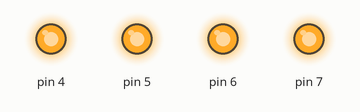
Simulated run of this sketch. Board: Arduino Uno, built with avr-gcc and run on an emulated ATmega328P. Shown: output pins drawn as LEDs (lit = HIGH).

Above: at 0.2 s.
At 1.12 s:
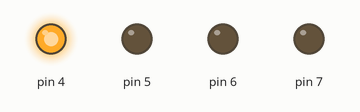
At 1.37 s:
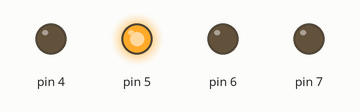
At 1.62 s:
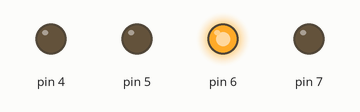
At 2.7 s:
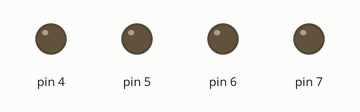
At 3.87 s:
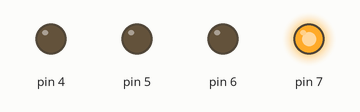
Timing chart, 0 to 4.6 s (numbered marks = the images above):
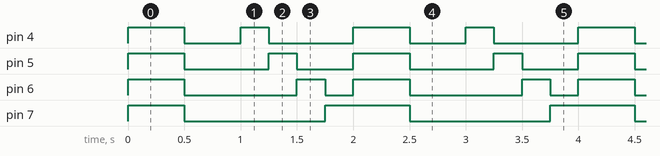

Measured:
- by itself, pin 4: repeats every 2.0 s: LOW 0.50 s, HIGH 0.25 s, LOW 0.75 s, HIGH 0.50 s
- by itself, pin 5: repeats every 2.0 s: LOW 0.75 s, HIGH 0.25 s, LOW 0.50 s, HIGH 0.50 s
- by itself, pin 6: repeats every 2.0 s: LOW 1.0 s, HIGH 0.25 s, LOW 0.25 s, HIGH 0.50 s
- by itself, pin 7: repeats every 2.0 s: LOW 1.3 s, HIGH 0.75 s

The sketch:

Functions_circle_flash.ino
```cpp
void setup() {
pinMode(4,OUTPUT);
pinMode(5,OUTPUT);
pinMode(6,OUTPUT);
pinMode(7,OUTPUT);
}

void circle(){
  digitalWrite(4,HIGH);
  delay(250);
  digitalWrite(4,LOW);
  digitalWrite(5,HIGH);
  delay(250);
  digitalWrite(5,LOW);
  digitalWrite(6,HIGH);
  delay(250);
  digitalWrite(6,LOW);
  digitalWrite(7,HIGH);
  delay(250);
  digitalWrite(7,LOW);
}

void on(){
  digitalWrite(4,HIGH);
  digitalWrite(5,HIGH);
  digitalWrite(6,HIGH);
  digitalWrite(7,HIGH);
}

void off(){
  digitalWrite(4,LOW);
  digitalWrite(5,LOW);
  digitalWrite(6,LOW);
  digitalWrite(7,LOW);
}

void flash(){
  on();
  delay(500);
  off();
  delay(500);
}

void loop() {
flash();
circle();
}
```
